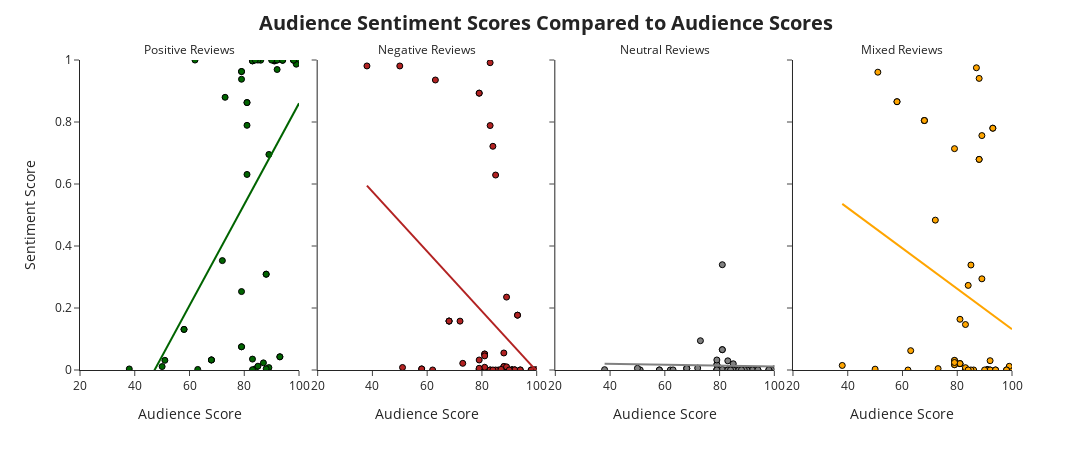

The code cell stored with this chart in its notebook:
### Code cell
scatter2 = px.scatter(scatter_melted.query("reviewby == 'audience'"), x='audience_score', y='value',
                      color = 'variable',
                      facet_col='variable',
                      template="simple_white",
                     trendline='ols',
                     labels = {'variable' : 'Sentiment','audience_score':'Audience Score','value':'Sentiment Score'}, # rename legend label
                     hover_data={'genre': True, 'variable': False,'name':True, 'critic_score': ':.2f', 'value': ':.2f'},
                    color_discrete_map={'negative': 'firebrick', 'postive': 'darkgreen','neutral':'grey','mixed':'orange'})

scatter2.update_layout(height=450, width=1400,
                       title=dict(text='<b>Audience Sentiment Scores Compared to Audience Scores</b>',font=dict(size=20)),
                        title_x = 0.5, # move title to the middle
                        showlegend=False
                        )

scatter2.update_traces(marker=dict(line=dict(color='black', width=1)))

scatter2.for_each_annotation(lambda a: a.update(text=a.text.split("=")[-1].replace(
    'postive', 'Positive Reviews').replace('negative', 'Negative Reviews').replace('neutral', 'Neutral Reviews').replace(
        'mixed', 'Mixed Reviews').replace('critic', 'Critic Reviews').replace('audience', 'Audience Reviews'))) # rename facet titles

scatter2.update_yaxes(range=[0, 1])
scatter2.update_xaxes(range=[20, 100])

scatter2.show()

### Figure 1 — Plotly figure (JSON) as saved in the notebook; plotly's stock layout.template omitted (floating-point values rounded to 4 significant figures; data arrays with more than 128 entries replaced by an {"elided": "..."} marker saying what was removed)
{"data": [{"customdata": {"elided": "53x4 mixed values"}, "hovertemplate": "Audience Score=%{x}<br>Sentiment Score=%{y:.2f}<br>genre=%{customdata[0]}<br>name=%{customdata[2]}<br>critic_score=%{customdata[3]:.2f}<extra></extra>", "legendgroup": "postive", "marker": {"color": "darkgreen", "line": {"color": "black", "width": 1}, "symbol": "circle"}, "mode": "markers", "name": "postive", "orientation": "v", "showlegend": true, "type": "scatter", "x": [91, 100, 84, 62, 63, 91, 58, 58, 81, 81, 79, 79, 91, 91, 93, 93, 51, 68, 68, 68, 88, 88, 99, 83, 83, 79, 79, 73, 94, 81, 86, 92, 92, 89, 92, 81, 72, 85, 83, 98, 90, 79, 87, 85, 38, 98, 89, 50, 83, 94, 84, 79, 88], "xaxis": "x", "y": [0.9994, 0.9946, 0.003707, 0.9998, 0.001825, 0.9967, 0.131, 0.131, 0.8626, 0.8626, 0.07493, 0.07493, 0.9998, 0.9998, 0.04252, 0.04252, 0.03116, 0.03237, 0.03237, 0.03237, 0.3091, 0.3091, 0.9865, 0.9971, 0.9971, 0.9628, 0.9628, 0.8796, 0.999, 0.6308, 0.9993, 0.9998, 0.9998, 0.6954, 0.9693, 0.7893, 0.3529, 0.9997, 0.001091, 0.9991, 0.9997, 0.2531, 0.02301, 0.01229, 0.003394, 0.9994, 0.007726, 0.01106, 0.03515, 0.9991, 0.9996, 0.9379, 0.003903], "yaxis": "y"}, {"hovertemplate": "<b>OLS trendline</b><br>value = 0.0163072 * audience_score + -0.770369<br>R<sup>2</sup>=0.236313<br><br>Audience Score=%{x}<br>Sentiment Score=%{y:.2f} <b>(trend)</b><extra></extra>", "legendgroup": "postive", "marker": {"color": "darkgreen", "line": {"color": "black", "width": 1}, "symbol": "circle"}, "mode": "lines", "name": "postive", "showlegend": false, "type": "scatter", "x": [38, 50, 51, 58, 58, 62, 63, 68, 68, 68, 72, 73, 79, 79, 79, 79, 79, 79, 81, 81, 81, 81, 83, 83, 83, 83, 84, 84, 85, 85, 86, 87, 88, 88, 88, 89, 89, 90, 91, 91, 91, 91, 92, 92, 92, 93, 93, 94, 94, 98, 98, 99, 100], "xaxis": "x", "y": [-0.1507, 0.04499, 0.0613, 0.1754, 0.1754, 0.2407, 0.257, 0.3385, 0.3385, 0.3385, 0.4037, 0.4201, 0.5179, 0.5179, 0.5179, 0.5179, 0.5179, 0.5179, 0.5505, 0.5505, 0.5505, 0.5505, 0.5831, 0.5831, 0.5831, 0.5831, 0.5994, 0.5994, 0.6157, 0.6157, 0.632, 0.6484, 0.6647, 0.6647, 0.6647, 0.681, 0.681, 0.6973, 0.7136, 0.7136, 0.7136, 0.7136, 0.7299, 0.7299, 0.7299, 0.7462, 0.7462, 0.7625, 0.7625, 0.8277, 0.8277, 0.844, 0.8604], "yaxis": "y"}, {"customdata": {"elided": "53x4 mixed values"}, "hovertemplate": "Audience Score=%{x}<br>Sentiment Score=%{y:.2f}<br>genre=%{customdata[0]}<br>name=%{customdata[2]}<br>critic_score=%{customdata[3]:.2f}<extra></extra>", "legendgroup": "negative", "marker": {"color": "firebrick", "line": {"color": "black", "width": 1}, "symbol": "circle"}, "mode": "markers", "name": "negative", "orientation": "v", "showlegend": true, "type": "scatter", "x": [91, 100, 84, 62, 63, 91, 58, 58, 81, 81, 79, 79, 91, 91, 93, 93, 51, 68, 68, 68, 88, 88, 99, 83, 83, 79, 79, 73, 94, 81, 86, 92, 92, 89, 92, 81, 72, 85, 83, 98, 90, 79, 87, 85, 38, 98, 89, 50, 83, 94, 84, 79, 88], "xaxis": "x2", "y": [2.401e-05, 0.001496, 0.7216, 5.336e-05, 0.9355, 0.001059, 0.003387, 0.003387, 0.05152, 0.05152, 0.8931, 0.8931, 4.002e-05, 4.002e-05, 0.1769, 0.1769, 0.008094, 0.1578, 0.1578, 0.1578, 0.01111, 0.01111, 0.001036, 0.0001147, 0.0001147, 0.002812, 0.002812, 0.02147, 0.0001042, 0.00888, 3.614e-05, 3.252e-05, 3.252e-05, 0.01022, 0.0004716, 0.0455, 0.1576, 5.898e-05, 0.9913, 0.0002231, 4.353e-05, 0.03227, 0.001937, 0.6289, 0.9809, 4.621e-05, 0.2351, 0.9807, 0.7885, 0.0002303, 5.668e-05, 0.005513, 0.0549], "yaxis": "y2"}, {"hovertemplate": "<b>OLS trendline</b><br>value = -0.0096489 * audience_score + 0.961539<br>R<sup>2</sup>=0.157004<br><br>Audience Score=%{x}<br>Sentiment Score=%{y:.2f} <b>(trend)</b><extra></extra>", "legendgroup": "negative", "marker": {"color": "firebrick", "line": {"color": "black", "width": 1}, "symbol": "circle"}, "mode": "lines", "name": "negative", "showlegend": false, "type": "scatter", "x": [38, 50, 51, 58, 58, 62, 63, 68, 68, 68, 72, 73, 79, 79, 79, 79, 79, 79, 81, 81, 81, 81, 83, 83, 83, 83, 84, 84, 85, 85, 86, 87, 88, 88, 88, 89, 89, 90, 91, 91, 91, 91, 92, 92, 92, 93, 93, 94, 94, 98, 98, 99, 100], "xaxis": "x2", "y": [0.5949, 0.4791, 0.4694, 0.4019, 0.4019, 0.3633, 0.3537, 0.3054, 0.3054, 0.3054, 0.2668, 0.2572, 0.1993, 0.1993, 0.1993, 0.1993, 0.1993, 0.1993, 0.18, 0.18, 0.18, 0.18, 0.1607, 0.1607, 0.1607, 0.1607, 0.151, 0.151, 0.1414, 0.1414, 0.1317, 0.1221, 0.1124, 0.1124, 0.1124, 0.1028, 0.1028, 0.09314, 0.08349, 0.08349, 0.08349, 0.08349, 0.07384, 0.07384, 0.07384, 0.06419, 0.06419, 0.05454, 0.05454, 0.01595, 0.01595, 0.006298, -0.003351], "yaxis": "y2"}, {"customdata": {"elided": "53x4 mixed values"}, "hovertemplate": "Audience Score=%{x}<br>Sentiment Score=%{y:.2f}<br>genre=%{customdata[0]}<br>name=%{customdata[2]}<br>critic_score=%{customdata[3]:.2f}<extra></extra>", "legendgroup": "neutral", "marker": {"color": "grey", "line": {"color": "black", "width": 1}, "symbol": "circle"}, "mode": "markers", "name": "neutral", "orientation": "v", "showlegend": true, "type": "scatter", "x": [91, 100, 84, 62, 63, 91, 58, 58, 81, 81, 79, 79, 91, 91, 93, 93, 51, 68, 68, 68, 88, 88, 99, 83, 83, 79, 79, 73, 94, 81, 86, 92, 92, 89, 92, 81, 72, 85, 83, 98, 90, 79, 87, 85, 38, 98, 89, 50, 83, 94, 84, 79, 88], "xaxis": "x3", "y": [0.0005449, 0.003765, 0.001737, 0.0001118, 0.0003159, 0.0004604, 0.0001314, 0.0001314, 0.06554, 0.06554, 0.001088, 0.001088, 0.0001298, 0.0001298, 0.0006221, 0.0006221, 6.983e-05, 0.005059, 0.005059, 0.005059, 0.0004032, 0.0004032, 0.0005204, 0.0001164, 0.0001164, 0.01719, 0.01719, 0.09443, 0.0008641, 0.3396, 0.0006378, 0.0001016, 0.0001016, 0.000295, 0.0002065, 0.001584, 0.006142, 0.0001268, 0.0001314, 0.0006761, 0.0001566, 0.0006343, 0.0001026, 0.02011, 0.001054, 0.0004607, 0.001016, 0.005544, 0.02962, 0.0004063, 0.0001525, 0.03231, 0.0005566], "yaxis": "y3"}, {"hovertemplate": "<b>OLS trendline</b><br>value = -0.000141233 * audience_score + 0.025265<br>R<sup>2</sup>=0.001467<br><br>Audience Score=%{x}<br>Sentiment Score=%{y:.2f} <b>(trend)</b><extra></extra>", "legendgroup": "neutral", "marker": {"color": "grey", "line": {"color": "black", "width": 1}, "symbol": "circle"}, "mode": "lines", "name": "neutral", "showlegend": false, "type": "scatter", "x": [38, 50, 51, 58, 58, 62, 63, 68, 68, 68, 72, 73, 79, 79, 79, 79, 79, 79, 81, 81, 81, 81, 83, 83, 83, 83, 84, 84, 85, 85, 86, 87, 88, 88, 88, 89, 89, 90, 91, 91, 91, 91, 92, 92, 92, 93, 93, 94, 94, 98, 98, 99, 100], "xaxis": "x3", "y": [0.0199, 0.0182, 0.01806, 0.01707, 0.01707, 0.01651, 0.01637, 0.01566, 0.01566, 0.01566, 0.0151, 0.01496, 0.01411, 0.01411, 0.01411, 0.01411, 0.01411, 0.01411, 0.01383, 0.01383, 0.01383, 0.01383, 0.01354, 0.01354, 0.01354, 0.01354, 0.0134, 0.0134, 0.01326, 0.01326, 0.01312, 0.01298, 0.01284, 0.01284, 0.01284, 0.0127, 0.0127, 0.01255, 0.01241, 0.01241, 0.01241, 0.01241, 0.01227, 0.01227, 0.01227, 0.01213, 0.01213, 0.01199, 0.01199, 0.01142, 0.01142, 0.01128, 0.01114], "yaxis": "y3"}, {"customdata": {"elided": "53x4 mixed values"}, "hovertemplate": "Audience Score=%{x}<br>Sentiment Score=%{y:.2f}<br>genre=%{customdata[0]}<br>name=%{customdata[2]}<br>critic_score=%{customdata[3]:.2f}<extra></extra>", "legendgroup": "mixed", "marker": {"color": "orange", "line": {"color": "black", "width": 1}, "symbol": "circle"}, "mode": "markers", "name": "mixed", "orientation": "v", "showlegend": true, "type": "scatter", "x": [91, 100, 84, 62, 63, 91, 58, 58, 81, 81, 79, 79, 91, 91, 93, 93, 51, 68, 68, 68, 88, 88, 99, 83, 83, 79, 79, 73, 94, 81, 86, 92, 92, 89, 92, 81, 72, 85, 83, 98, 90, 79, 87, 85, 38, 98, 89, 50, 83, 94, 84, 79, 88], "xaxis": "x4", "y": [2.463e-05, 0.0001069, 0.2729, 2.633e-05, 0.06235, 0.001807, 0.8655, 0.8655, 0.02031, 0.02031, 0.03092, 0.03092, 7.79e-05, 7.79e-05, 0.78, 0.78, 0.9607, 0.8048, 0.8048, 0.8048, 0.6794, 0.6794, 0.01198, 0.002681, 0.002681, 0.01723, 0.01723, 0.004449, 3.603e-05, 0.02069, 5.831e-05, 4.706e-05, 4.706e-05, 0.2941, 0.03001, 0.1636, 0.4834, 0.0001089, 0.007523, 3.89e-05, 9.516e-05, 0.714, 0.9749, 0.3387, 0.0147, 0.0001285, 0.7562, 0.002677, 0.1467, 0.0002234, 0.0001495, 0.02423, 0.9406], "yaxis": "y4"}, {"hovertemplate": "<b>OLS trendline</b><br>value = -0.00651706 * audience_score + 0.783565<br>R<sup>2</sup>=0.059730<br><br>Audience Score=%{x}<br>Sentiment Score=%{y:.2f} <b>(trend)</b><extra></extra>", "legendgroup": "mixed", "marker": {"color": "orange", "line": {"color": "black", "width": 1}, "symbol": "circle"}, "mode": "lines", "name": "mixed", "showlegend": false, "type": "scatter", "x": [38, 50, 51, 58, 58, 62, 63, 68, 68, 68, 72, 73, 79, 79, 79, 79, 79, 79, 81, 81, 81, 81, 83, 83, 83, 83, 84, 84, 85, 85, 86, 87, 88, 88, 88, 89, 89, 90, 91, 91, 91, 91, 92, 92, 92, 93, 93, 94, 94, 98, 98, 99, 100], "xaxis": "x4", "y": [0.5359, 0.4577, 0.4512, 0.4056, 0.4056, 0.3795, 0.373, 0.3404, 0.3404, 0.3404, 0.3143, 0.3078, 0.2687, 0.2687, 0.2687, 0.2687, 0.2687, 0.2687, 0.2557, 0.2557, 0.2557, 0.2557, 0.2426, 0.2426, 0.2426, 0.2426, 0.2361, 0.2361, 0.2296, 0.2296, 0.2231, 0.2166, 0.2101, 0.2101, 0.2101, 0.2035, 0.2035, 0.197, 0.1905, 0.1905, 0.1905, 0.1905, 0.184, 0.184, 0.184, 0.1775, 0.1775, 0.171, 0.171, 0.1449, 0.1449, 0.1384, 0.1319], "yaxis": "y4"}], "layout": {"annotations": [{"font": {}, "showarrow": false, "text": "Positive Reviews", "x": 0.1175, "xanchor": "center", "xref": "paper", "y": 1, "yanchor": "bottom", "yref": "paper"}, {"font": {}, "showarrow": false, "text": "Negative Reviews", "x": 0.3725, "xanchor": "center", "xref": "paper", "y": 1, "yanchor": "bottom", "yref": "paper"}, {"font": {}, "showarrow": false, "text": "Neutral Reviews", "x": 0.6275, "xanchor": "center", "xref": "paper", "y": 1, "yanchor": "bottom", "yref": "paper"}, {"font": {}, "showarrow": false, "text": "Mixed Reviews", "x": 0.8825, "xanchor": "center", "xref": "paper", "y": 1, "yanchor": "bottom", "yref": "paper"}], "height": 450, "legend": {"title": {"text": "Sentiment"}, "tracegroupgap": 0}, "margin": {"t": 60}, "showlegend": false, "title": {"font": {"size": 20}, "text": "<b>Audience Sentiment Scores Compared to Audience Scores</b>", "x": 0.5}, "width": 1400, "xaxis": {"anchor": "y", "domain": [0, 0.235], "range": [20, 100], "title": {"text": "Audience Score"}}, "xaxis2": {"anchor": "y2", "domain": [0.255, 0.49], "matches": "x", "range": [20, 100], "title": {"text": "Audience Score"}}, "xaxis3": {"anchor": "y3", "domain": [0.51, 0.745], "matches": "x", "range": [20, 100], "title": {"text": "Audience Score"}}, "xaxis4": {"anchor": "y4", "domain": [0.765, 1.0], "matches": "x", "range": [20, 100], "title": {"text": "Audience Score"}}, "yaxis": {"anchor": "x", "domain": [0, 1], "range": [0, 1], "title": {"text": "Sentiment Score"}}, "yaxis2": {"anchor": "x2", "domain": [0, 1], "matches": "y", "range": [0, 1], "showticklabels": false}, "yaxis3": {"anchor": "x3", "domain": [0, 1], "matches": "y", "range": [0, 1], "showticklabels": false}, "yaxis4": {"anchor": "x4", "domain": [0, 1], "matches": "y", "range": [0, 1], "showticklabels": false}}}
